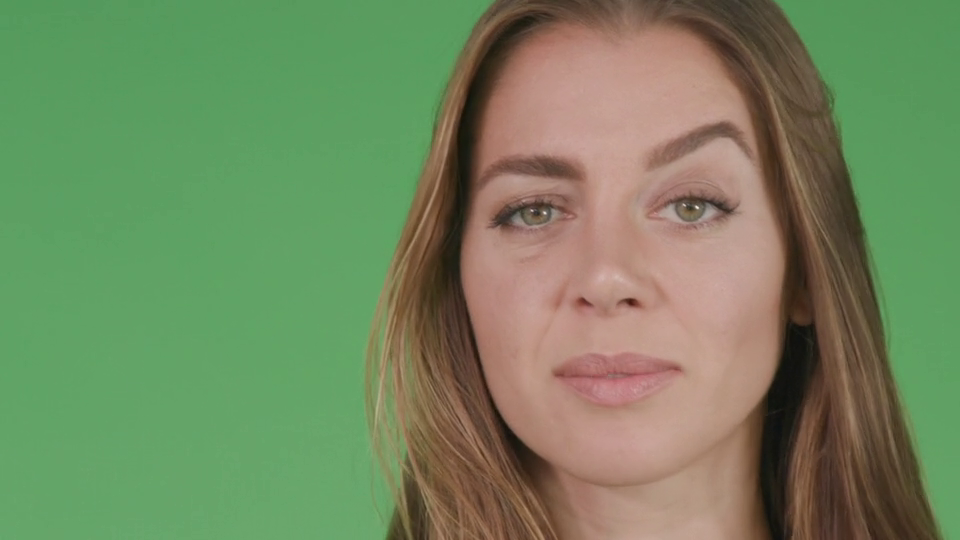
#> input picture frame 41 of OPENCV_PROJECT/Open_cvFACEMESH/video2.mp4, 960 x 540 px
$ python road_line_detection.py
#> lines starting #> are read from the running program, lines starting #| are printed output that depends on the picture; after the words box and inside, x2 and y2 are one past the last pixel; in counts of white or black regions, pixels touching at a corner belong together
#> further down, img is the input picture: shape (540, 960, 3); mean B, G, R 94.9, 134.7, 115.4
import cv2
import numpy as np

def region_of_interest(image, vertices):
    mask = np.zeros_like(image)

    match_mask_color = 255

    cv2.fillPoly(mask, vertices, match_mask_color)
    masked_image = cv2.bitwise_and(image, mask)
    return masked_image

def drawLines(image, lines):

    image = np.copy(image)
    blank_image = np.zeros((image.shape[0], image.shape[1],3),dtype = np.uint8)

    for line in lines:
        for x1,y1,x2,y2 in line:
            cv2.line(blank_image, (x1,y1),(x2,y2),(0,255,0),thickness = 10)

    image = cv2.addWeighted(image, 0.8, blank_image, 1, 0.0)
    return image

def process(image):
    height, width = img.shape[0], img.shape[1]
#> height = 540; width = 960

    region_of_interest_vertices = [(0, height), (width/2, height/2), (width, height)]
#> region_of_interest_vertices = [(0, 540), (480, 270), (960, 540)]

    gray_image = cv2.cvtColor(image, cv2.COLOR_BGR2GRAY)
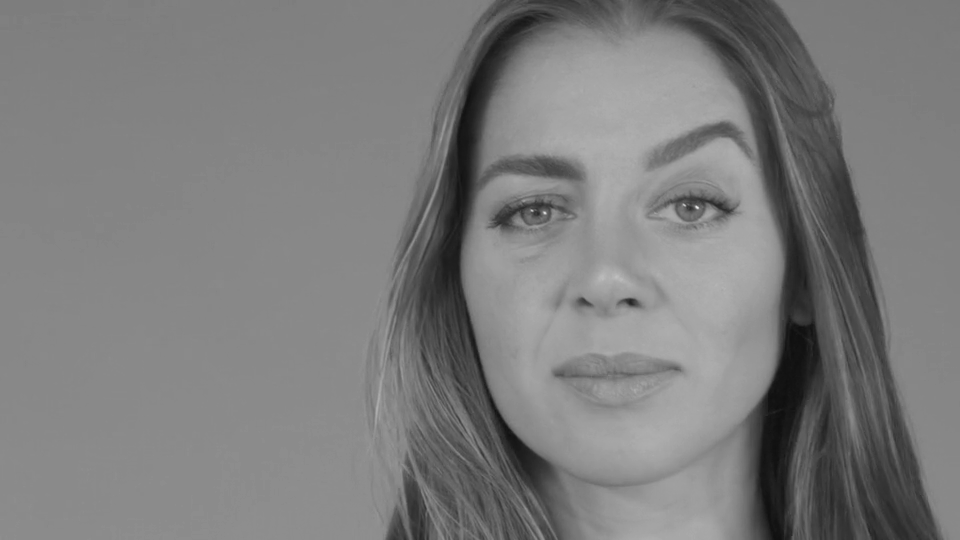
#> gray_image: shape (540, 960); min 15, max 238, mean 124.3
    canny_image = cv2.Canny(gray_image, 250, 120)
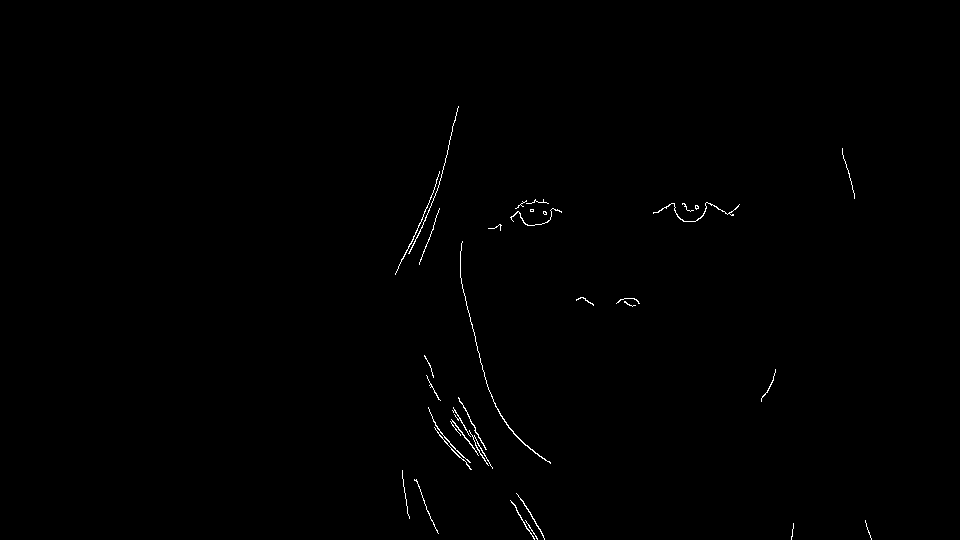
#> canny_image: shape (540, 960); 0.38% white in thin lines or dots, all inside (x1, y1, x2, y2) = (395, 106, 872, 540)
    cropped_image = region_of_interest(canny_image, np.array([region_of_interest_vertices], np.int32))
#> in region_of_interest, `cv2.fillPoly(mask, vertices, match_mask_color)`:
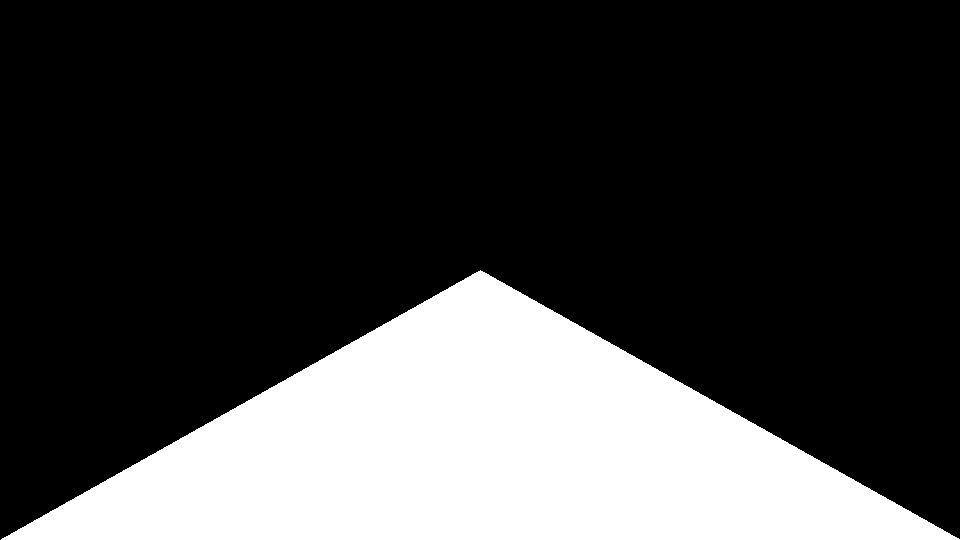
#> mask: shape (540, 960); 25% white; 1 white region, box (x1, y1, x2, y2) and area: (1, 270, 960, 540) 129810
#> in region_of_interest, `masked_image = cv2.bitwise_and(image, mask)`:
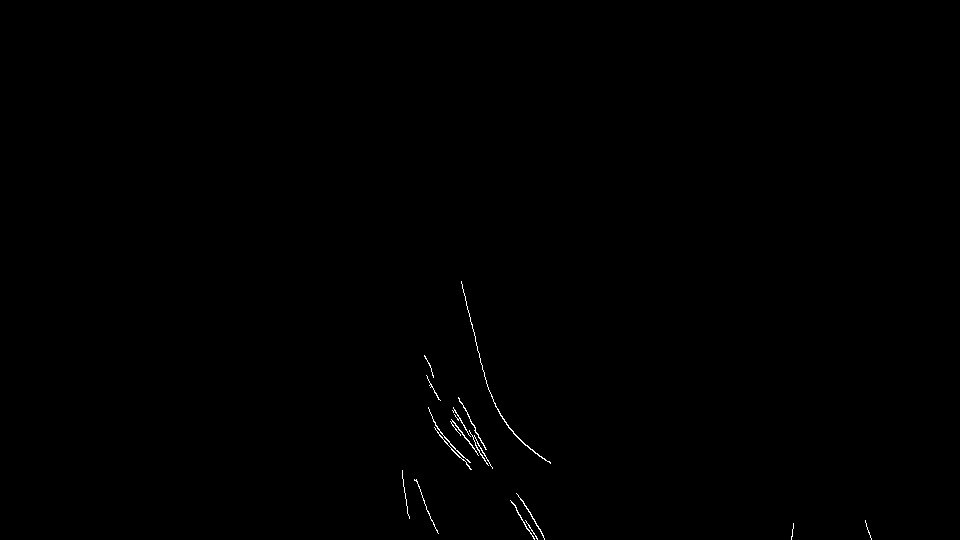
#> masked_image: shape (540, 960); 0.2% white in thin lines or dots, all inside (x1, y1, x2, y2) = (402, 281, 872, 540)
    lines = cv2.HoughLinesP(cropped_image, rho = 2, theta = np.pi/180, threshold = 200, lines = np.array([]),minLineLength = 150, maxLineGap = 4)
#> lines = None
    # print(lines)
    imageWithLine = drawLines(image, lines)
#> after the loop in drawLines, `for line in lines:`: blank_image: shape (540, 960, 3); every value is 0
    return imageWithLine

cap = cv2.VideoCapture("video2.mp4")

while True:
    success, img = cap.read()
#> (the run stopped early here; a loop or call above may not have finished)

$ run again, starting later in the video
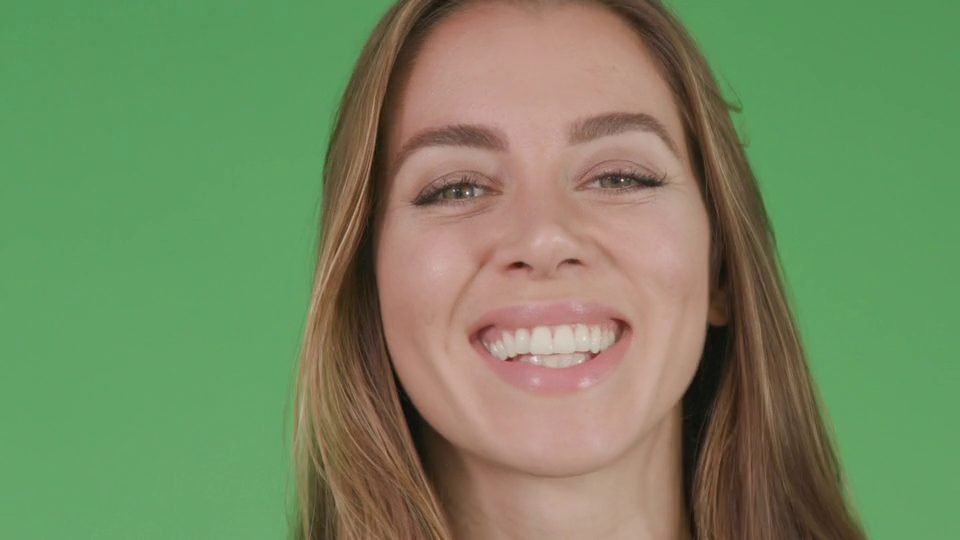
#> input picture frame 186 of OPENCV_PROJECT/Open_cvFACEMESH/video2.mp4, 960 x 540 px
#> img is the input picture: shape (540, 960, 3); mean B, G, R 96.6, 136.6, 117.3
#> in process, `canny_image = cv2.Canny(gray_image, 250, 120)`:
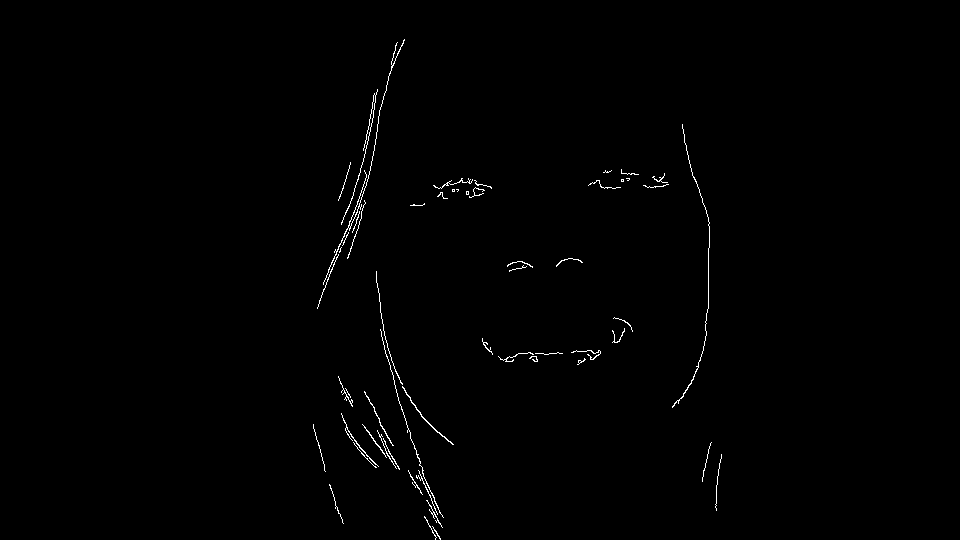
#> canny_image: shape (540, 960); 0.6% white in thin lines or dots, all inside (x1, y1, x2, y2) = (313, 39, 722, 540)
#> mask: shape (540, 960); 25% white; 1 white region, box (x1, y1, x2, y2) and area: (1, 270, 960, 540) 129810
#> in region_of_interest, `masked_image = cv2.bitwise_and(image, mask)`:
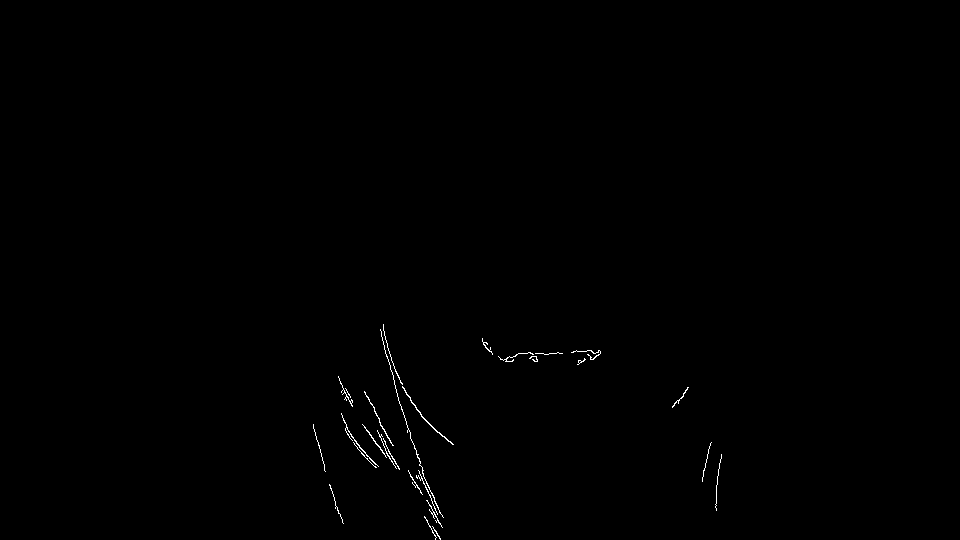
#> masked_image: shape (540, 960); 0.28% white in thin lines or dots, all inside (x1, y1, x2, y2) = (313, 324, 722, 540)
#> lines = None

$ run again, starting later in the video
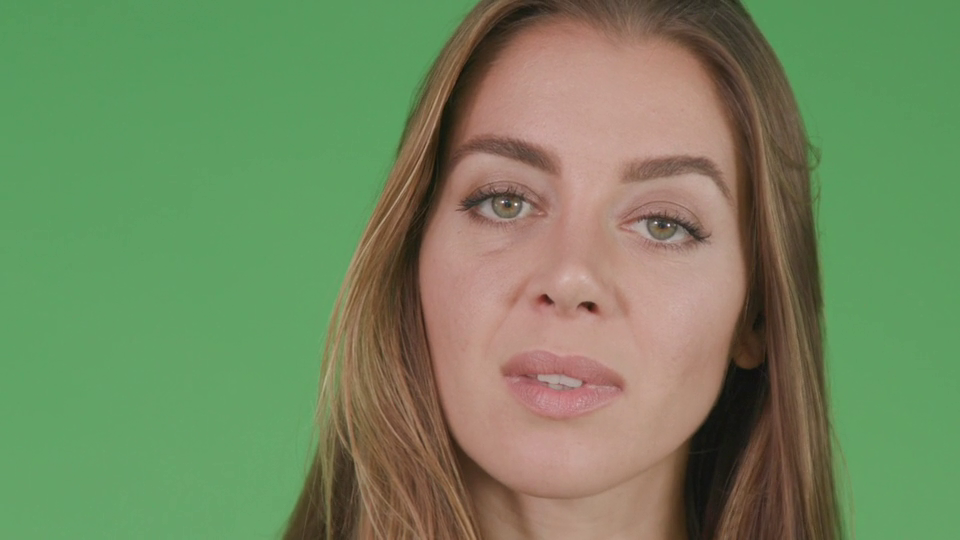
#> input picture frame 331 of OPENCV_PROJECT/Open_cvFACEMESH/video2.mp4, 960 x 540 px
#> img is the input picture: shape (540, 960, 3); mean B, G, R 95, 135, 115.1
#> in process, `canny_image = cv2.Canny(gray_image, 250, 120)`:
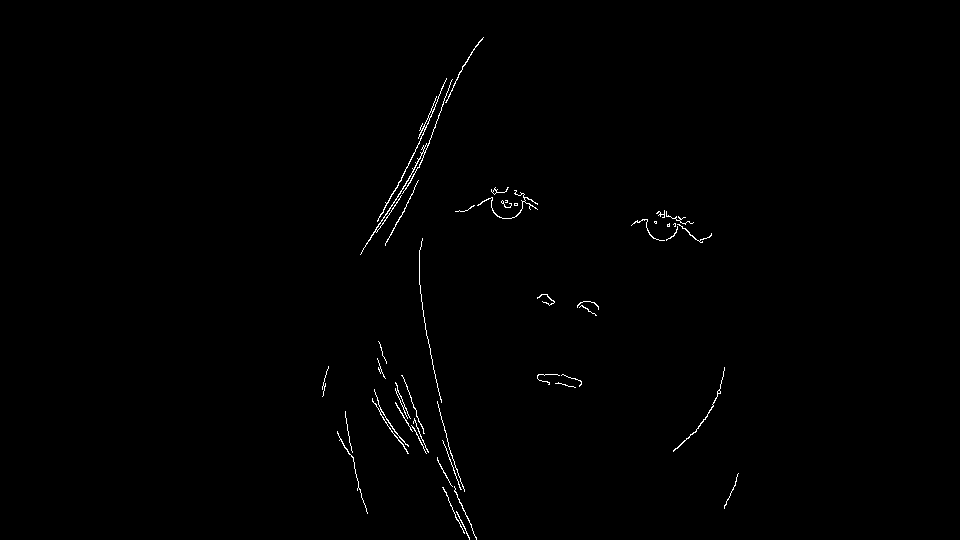
#> canny_image: shape (540, 960); 0.55% white in thin lines or dots, all inside (x1, y1, x2, y2) = (322, 37, 739, 540)
#> mask: shape (540, 960); 25% white; 1 white region, box (x1, y1, x2, y2) and area: (1, 270, 960, 540) 129810
#> in region_of_interest, `masked_image = cv2.bitwise_and(image, mask)`:
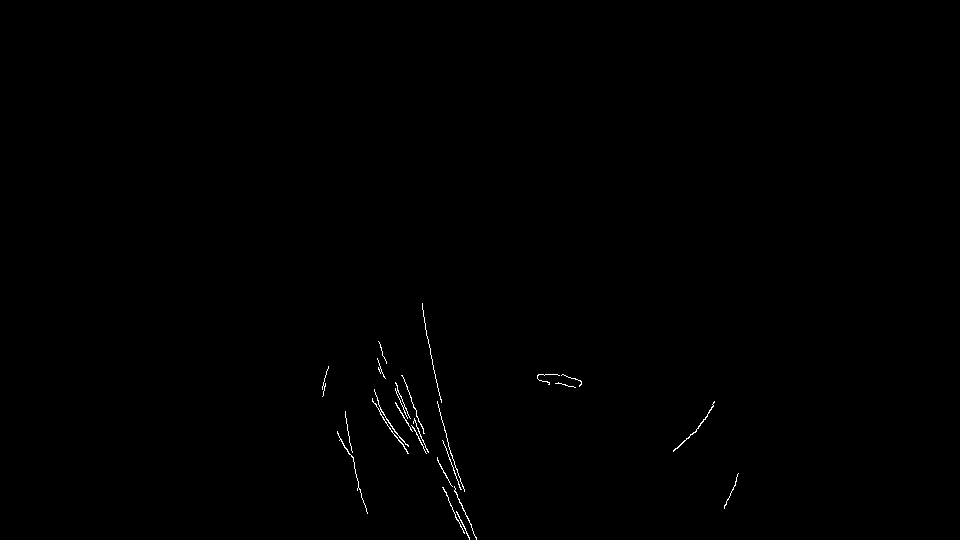
#> masked_image: shape (540, 960); 0.26% white in thin lines or dots, all inside (x1, y1, x2, y2) = (322, 303, 739, 540)
#> lines = None
